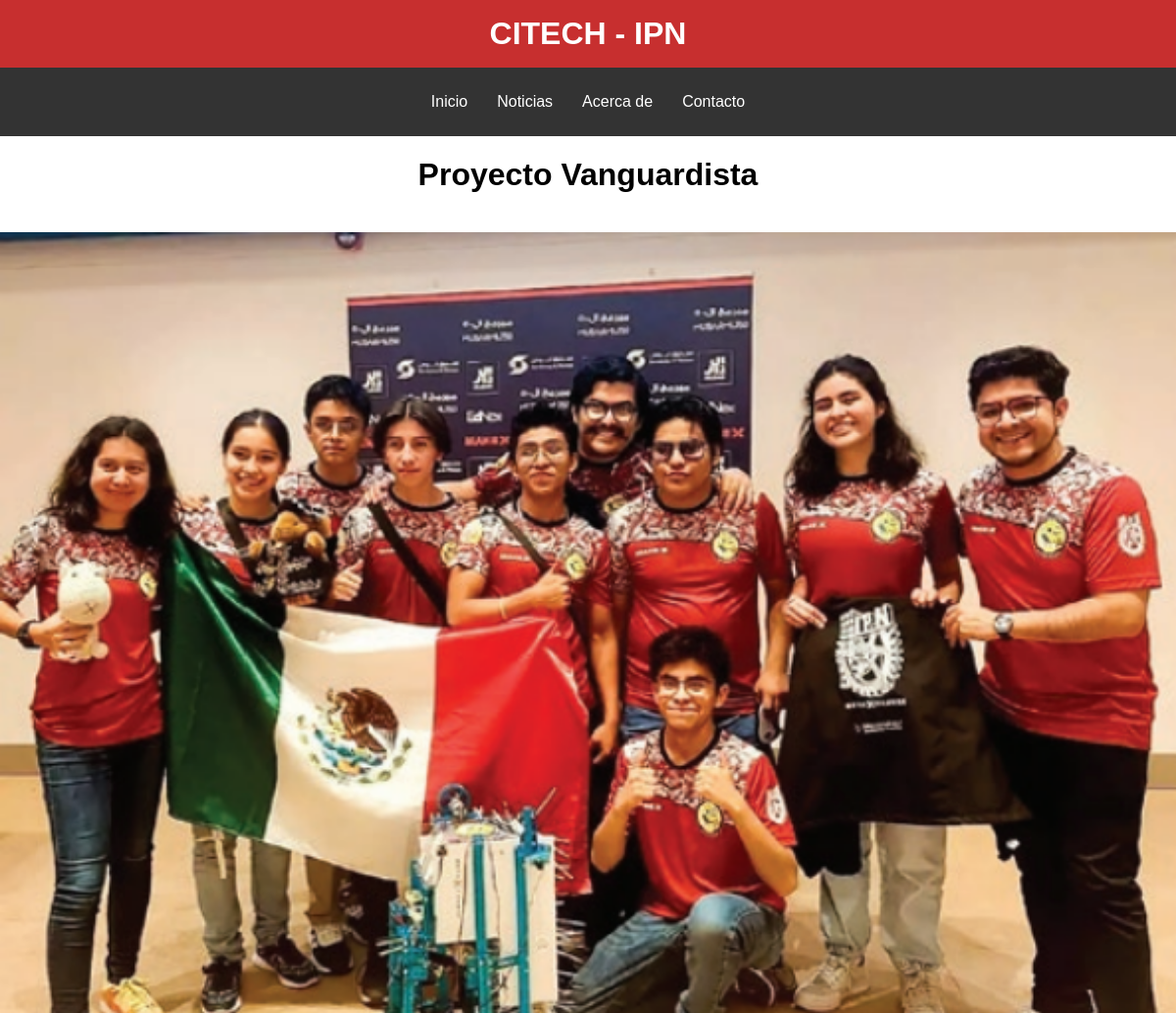
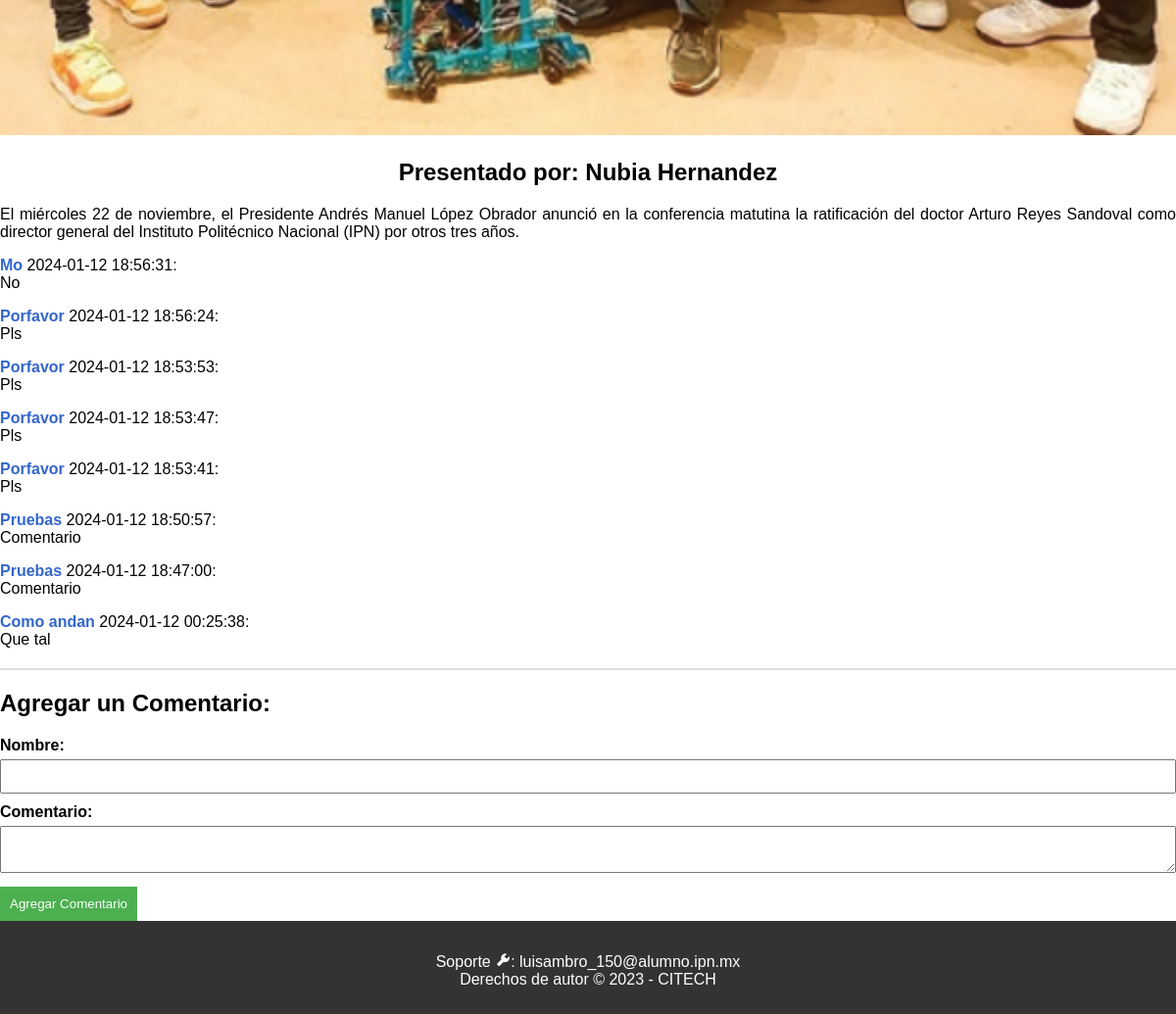
The app's page /php/noticia.php?id=4 with its own data (2 pictures, top to bottom).
### tables this page shows
CREATE TABLE `noticias` (
  `id` int(20) NOT NULL,
  `autor` varchar(30) NOT NULL,
  `imagen` varchar(300) NOT NULL,
  `texto` varchar(5000) NOT NULL,
  `tituloNot` varchar(300) NOT NULL
);

CREATE TABLE `usuarios` (
  `id_usuarios` int(11) NOT NULL,
  `nombre` varchar(30) NOT NULL,
  `comentario` varchar(500) NOT NULL,
  `fechaCom` timestamp NOT NULL DEFAULT current_timestamp(),
  `Noticia` int(20) NOT NULL
);

### php/noticia.php (the view, shortened to what this page needs)
<?php
$host = 'localhost';
$db   = 'ProyectoWEB';
$user = 'root';
$pass = '';
$conexion = new mysqli($host, $user, $pass, $db);
if(isset($_GET['id'])){
    $id = $_GET['id'];
}
else{
    header("Location: noticias.php");
    exit();
}
$sql= "SELECT * FROM Noticias WHERE id=?";
$stmt=$conexion->prepare($sql);
$stmt->bind_param("s",$id);
$stmt->execute();
$datos=$stmt->get_result();
$dato = $datos->fetch_assoc();
$sql = "SELECT * FROM usuarios WHERE Noticia=? ORDER BY fechaCom DESC";
$stmt=$conexion->prepare($sql);
$stmt->bind_param("s",$id);
$stmt->execute();
$comentarios=$stmt->get_result();
?>
<!DOCTYPE html>
<html lang="es">
<head>
    <link rel = "stylesheet" href="../css/noticia.css"/>
    <link href="https://unpkg.com/boxicons@2.1.4/css/boxicons.min.css" rel="stylesheet">
</head>
<body>
<header>
    <h1>CITECH - IPN</h1>
</header>
<nav>
    <a href="../html/index.html">Inicio</a>
    <a href="../php/noticias.php">Noticias</a>
    <a href="../html/AcercaDe.html">Acerca de</a>
    <a href="../html/index.html#contacto">Contacto</a>
</nav>
<div style="text-align:center;">
    <h1><?php echo htmlspecialchars($dato['tituloNot']); ?></h1>
    <br/>
    <img style="width: 100%;" src=<?php echo htmlspecialchars($dato['imagen']); ?> alt=<?php echo htmlspecialchars($dato['imagen']); ?>/>
    <br/>
    <h2>Presentado por: <?php echo htmlspecialchars($dato['autor']); ?></h2>
    <p style="text-align: justify;"><?php echo htmlspecialchars($dato['texto']); ?></p>
</div>
    <?php while ($row = $comentarios->fetch_assoc()):?>
    <p><strong><?php echo htmlspecialchars($row['nombre'])?></strong> <?php echo htmlspecialchars($row['fechaCom'])?>:<br><?php echo htmlspecialchars($row['comentario'])?></p>
    <?php endwhile; ?>
    <hr>
    <h2>Agregar un Comentario:</h2>
    <form onsubmit="noticia()">
        <label for="nombre">Nombre:</label>
        <input id="nombre" type="text" name="nombre" required><br>
        <label for="comentario">Comentario:</label>
        <textarea id="comentario" name="comentario" required></textarea><br>
        <input type="submit" value="Agregar Comentario">
    </form>
<footer>
    <p>Soporte <i class='bx bxs-wrench'></i>: luisambro_150@alumno.ipn.mx <br> Derechos de autor © 2023 - CITECH  </p>
</footer>
</body>
</html>

### css/noticia.css (style rules this page uses)
body { margin: 0; padding: 0; font-family: 'Arial', sans-serif; width: 100%; min-width: fit-content; max-width: 100%; }
header { background-color: #c72f2f; padding: 1rem; text-align: center; color: #fff; }
header h1 { color: #fff; margin: 0; text-align: center; }
nav { display: flex; justify-content: center; background-color: #333; padding: 1rem; }
nav a { margin: 0 15px; color: #fff; text-decoration: none; padding: 5px 10px; margin: 5px; transition: background-color 0.3s }
footer { background-color: #333; color: #fff; padding: 1rem; text-align: center; margin-bottom: 0%; }

### php/noticia.php (style rules this page uses)
p { margin-bottom: 10px; }
strong { color: #3366cc; }
hr { border: 1px solid #ddd; margin-top: 20px; margin-bottom: 20px; }
form { margin-top: 20px; }
label { display: block; margin-bottom: 5px; font-weight: bold; }
input[type="text"], textarea { width: 100%; padding: 8px; margin-bottom: 10px; box-sizing: border-box; }
input[type="submit"] { background-color: #4caf50; color: white; padding: 10px; border: none; cursor: pointer; }

### records on screen
noticias: tituloNot "Proyecto Vanguardista", imagen (picture), autor "Nubia Hernandez", texto "El miércoles 22 de noviembre, el Presidente Andrés Manuel López Obrador anunció en la conferencia matutina la ratificación del doctor Arturo Reyes Sandoval como director general del Instituto Politécnico Nacional (IPN) por otros tres años."
usuarios: nombre "Mo", fechaCom "2024-01-12 18:56:31", comentario "No"
usuarios: nombre "Porfavor", fechaCom "2024-01-12 18:56:24", comentario "Pls"
usuarios: nombre "Porfavor", fechaCom "2024-01-12 18:53:53", comentario "Pls"
usuarios: nombre "Porfavor", fechaCom "2024-01-12 18:53:47", comentario "Pls"
usuarios: nombre "Porfavor", fechaCom "2024-01-12 18:53:41", comentario "Pls"
usuarios: nombre "Pruebas", fechaCom "2024-01-12 18:50:57", comentario "Comentario"
usuarios: nombre "Pruebas", fechaCom "2024-01-12 18:47:00", comentario "Comentario"
usuarios: nombre "Como andan", fechaCom "2024-01-12 00:25:38", comentario "Que tal"
